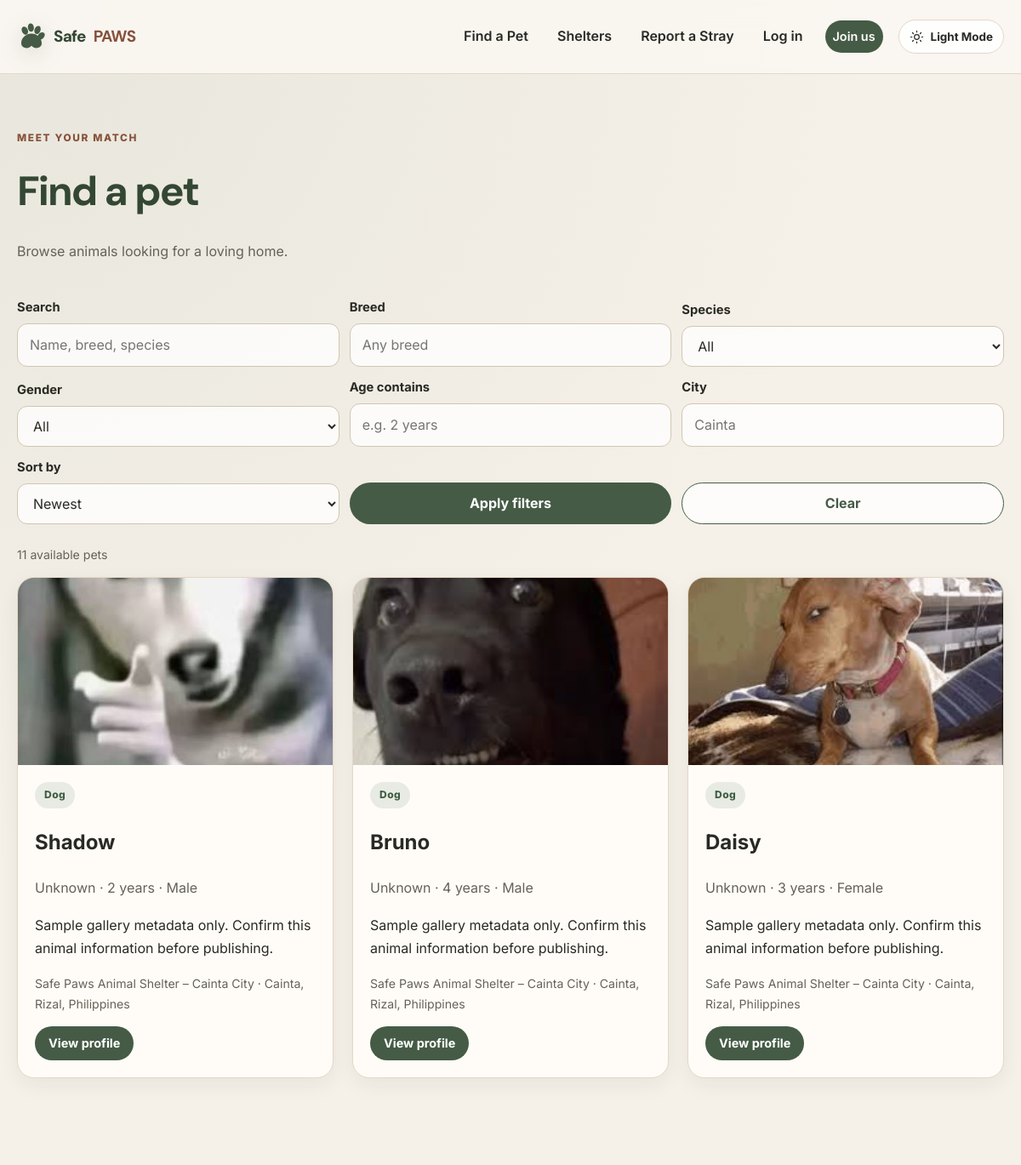
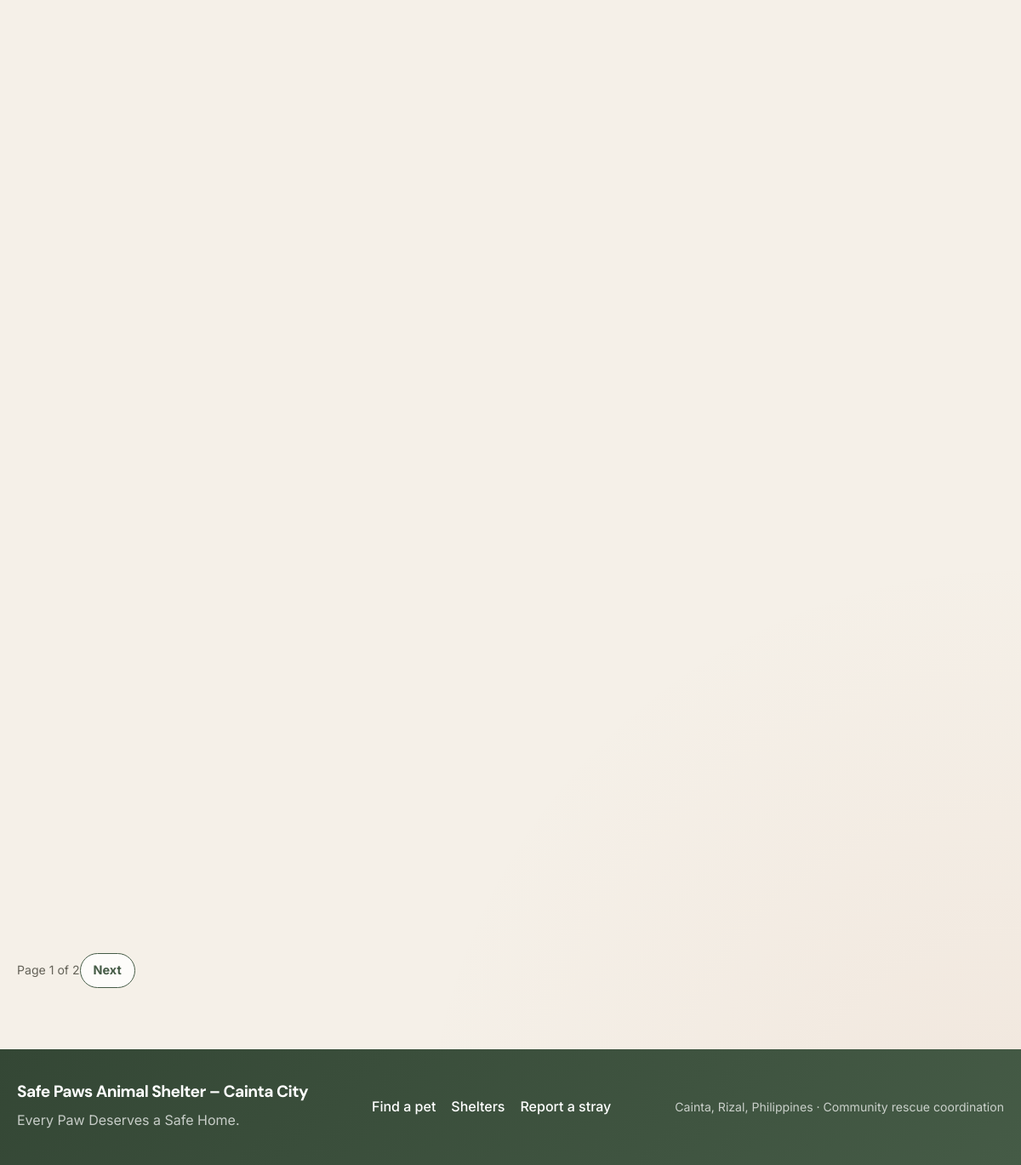
The app's page /pets.php with its own data (2 pictures, top to bottom).
### tables this page shows
CREATE TABLE IF NOT EXISTS pets (
  id INT UNSIGNED NOT NULL AUTO_INCREMENT,
  shelter_id INT UNSIGNED NOT NULL,
  rescue_report_id INT UNSIGNED NULL,
  name VARCHAR(100) NOT NULL,
  species ENUM('dog','cat','rabbit','other') NOT NULL DEFAULT 'dog',
  breed VARCHAR(100) NULL,
  sex ENUM('male','female','unknown') NOT NULL DEFAULT 'unknown',
  age VARCHAR(50) NULL,
  color VARCHAR(80) NULL,
  description TEXT NULL,
  image VARCHAR(255) NULL,
  health_status VARCHAR(255) NULL,
  vaccination_status VARCHAR(100) NULL,
  status ENUM('available','pending','adopted','unavailable') NOT NULL DEFAULT 'available',
  created_at TIMESTAMP NOT NULL DEFAULT CURRENT_TIMESTAMP,
  updated_at TIMESTAMP NOT NULL DEFAULT CURRENT_TIMESTAMP ON UPDATE CURRENT_TIMESTAMP,
  seed_key VARCHAR(64) NULL,
  PRIMARY KEY (id),
  UNIQUE KEY uq_pets_seed_key (seed_key),
  UNIQUE KEY uq_pets_rescue_report (rescue_report_id),
  KEY idx_pets_status_species_created (status, species, created_at),
  KEY idx_pets_shelter_created (shelter_id, created_at),
  CONSTRAINT fk_pets_shelter FOREIGN KEY (shelter_id) REFERENCES shelters(id) ON DELETE RESTRICT
);

CREATE TABLE IF NOT EXISTS shelters (
  id INT UNSIGNED NOT NULL AUTO_INCREMENT,
  user_id INT UNSIGNED NULL,
  name VARCHAR(160) NOT NULL,
  description TEXT NULL,
  address VARCHAR(255) NULL,
  city VARCHAR(100) NULL,
  phone VARCHAR(30) NULL,
  email VARCHAR(190) NULL,
  image VARCHAR(255) NULL,
  operating_hours VARCHAR(255) NULL,
  status ENUM('pending','approved','suspended') NOT NULL DEFAULT 'pending',
  created_at TIMESTAMP NOT NULL DEFAULT CURRENT_TIMESTAMP,
  seed_key VARCHAR(64) NULL,
  PRIMARY KEY (id),
  UNIQUE KEY uq_shelters_user (user_id),
  UNIQUE KEY uq_shelters_seed_key (seed_key),
  KEY idx_shelters_status_city (status, city),
  CONSTRAINT fk_shelters_user FOREIGN KEY (user_id) REFERENCES users(id) ON DELETE SET NULL
);

### includes/functions.php (called while the page is built, shortened)
<?php
require_once __DIR__ . '/auth.php';
function base_url(string $path = ''): string
{
    $base = str_replace('\\', '/', dirname($_SERVER['SCRIPT_NAME'] ?? '/'));
    $base = rtrim($base, '/.');
    return ($base === '/' ? '' : $base) . '/' . ltrim($path, '/');
}
function e(?string $value): string
{
    return htmlspecialchars((string) $value, ENT_QUOTES, 'UTF-8');
}
function image_url(?string $path): string
{
    return $path ? base_url($path) : base_url('assets/images/paw-placeholder.svg');
}

### includes/auth.php (called while the page is built, shortened)
<?php
require_once __DIR__ . '/../config/database.php';
function current_user(): ?array
{
    static $loaded = false;
    static $user = null;
    if ($loaded) {
        return $user;
    }
    if (empty($_SESSION['user_id'])) {
        $loaded = true;
        return null;
    }
    $stmt = db()->prepare('SELECT * FROM users WHERE id = ? AND status = "active"');
    $stmt->execute([(int) $_SESSION['user_id']]);
    $user = $stmt->fetch() ?: null;
    return $user;
}

### config/database.php (called while the page is built, shortened)
<?php
function db(): PDO
{
    static $pdo;
    if ($pdo instanceof PDO) {
        return $pdo;
    }
    $host = getenv('DB_HOST') ?: '127.0.0.1';
    $port = getenv('DB_PORT') ?: '3307';
    $name = getenv('DB_NAME') ?: 'safe_paws';
    $user = getenv('DB_USER') ?: 'root';
    $password = getenv('DB_PASS') ?: '';
    try {
        $pdo = new PDO(
            'mysql:host=' . $host . ';port=' . $port . ';dbname=' . $name . ';charset=utf8mb4',
            $user,
            $password,
            [
                PDO::ATTR_ERRMODE => PDO::ERRMODE_EXCEPTION,
                PDO::ATTR_DEFAULT_FETCH_MODE => PDO::FETCH_ASSOC,
                PDO::ATTR_EMULATE_PREPARES => false,
            ]
        );
    } catch (PDOException $exception) {
        error_log('Safe PAWS database connection failed: ' . $exception->getMessage());
        http_response_code(500);
        exit('Safe PAWS cannot connect to MySQL. Check DB_HOST, DB_PORT, DB_NAME, DB_USER, and DB_PASS in your .env file, then reload this page.');
    }
    return $pdo;
}

### pets.php (the view, shortened to what this page needs)
<?php
require __DIR__ . '/includes/header.php';
$query = trim((string) ($_GET['q'] ?? ''));
$breed = trim((string) ($_GET['breed'] ?? ''));
$species = (string) ($_GET['species'] ?? '');
$sex = (string) ($_GET['sex'] ?? '');
$age = trim((string) ($_GET['age'] ?? ''));
$location = trim((string) ($_GET['location'] ?? ''));
$sort = (string) ($_GET['sort'] ?? 'newest');
$page = max(1, (int) ($_GET['page'] ?? 1));
$perPage = 9;
$filters = ['p.status="available"', 's.status="approved"'];
$params = [];
if (in_array($species, ['dog', 'cat', 'rabbit', 'other'], true)) {
    $filters[] = 'p.species=?';
    $params[] = $species;
} else {
    $species = '';
}
if (in_array($sex, ['male', 'female', 'unknown'], true)) {
    $filters[] = 'p.sex=?';
    $params[] = $sex;
} else {
    $sex = '';
}
$order = $sort === 'oldest' ? 'p.created_at ASC' : 'p.created_at DESC';
$sort = in_array($sort, ['newest', 'oldest'], true) ? $sort : 'newest';
$where = implode(' AND ', $filters);
$stmt = db()->prepare(
    'SELECT COUNT(*) FROM pets p JOIN shelters s ON s.id=p.shelter_id WHERE ' . $where
);
$stmt->execute($params);
$total = (int) $stmt->fetchColumn();
$totalPages = max(1, (int) ceil($total / $perPage));
$page = min($page, $totalPages);
$stmt = db()->prepare(
    'SELECT p.*,s.name AS shelter_name,s.city FROM pets p
     JOIN shelters s ON s.id=p.shelter_id
     WHERE ' . $where . ' ORDER BY ' . $order . ' LIMIT ? OFFSET ?'
);
$stmt->execute([...$params, $perPage, ($page - 1) * $perPage]);
$pets = $stmt->fetchAll();
$queryParams = array_filter([
    'q' => $query,
    'breed' => $breed,
    'species' => $species,
    'sex' => $sex,
    'age' => $age,
    'location' => $location,
    'sort' => $sort,
], static fn ($value) => $value !== '');
?>
<div class="section-head"><div><span class="eyebrow">Meet your match</span><h1>Find a pet</h1><p class="muted">Browse animals looking for a loving home.</p></div></div>
<form class="filters" method="get">
  <div class="field"><label for="q">Search</label><input id="q" name="q" value="<?= e($query) ?>" placeholder="Name, breed, species"></div>
  <div class="field"><label for="breed">Breed</label><input id="breed" name="breed" value="<?= e($breed) ?>" placeholder="Any breed"></div>
  <div class="field"><label for="species">Species</label><select id="species" name="species"><option value="">All</option></select></div>
  <div class="field"><label for="sex">Gender</label><select id="sex" name="sex"><option value="">All</option></select></div>
  <div class="field"><label for="age">Age contains</label><input id="age" name="age" value="<?= e($age) ?>" placeholder="e.g. 2 years"></div>
  <div class="field"><label for="location">City</label><input id="location" name="location" value="<?= e($location) ?>" placeholder="Cainta"></div>
  <div class="field"><label for="sort">Sort by</label><select id="sort" name="sort"><option value="newest" <?= $sort === 'newest' ? 'selected' : '' ?>>Newest</option></select></div>
  <button class="btn" type="submit">Apply filters</button><a class="btn btn-outline" href="<?= e(base_url('pets.php')) ?>">Clear</a>
</form>
<p class="small muted"><?= $total ?> available pet<?= $total === 1 ? '' : 's' ?></p>
<?php if (!$pets): ?>
  <div class="panel empty">No available pets match those filters. Try broadening your search.</div>
<?php else: ?>
  <div class="grid">
    <?php foreach ($pets as $pet): ?>
      <article class="card">
        <a href="<?= e(base_url('pet_details.php?id=' . $pet['id'])) ?>"><img class="card-image" loading="lazy" src="<?= e(image_url($pet['image'])) ?>" alt="<?= e($pet['name'] . ', a ' . $pet['species'] . ' available for adoption') ?>"></a>
        <div class="card-body"><span class="badge available"><?= e($pet['species']) ?></span><h2><?= e($pet['name']) ?></h2>
          <p class="muted"><?= e($pet['breed'] ?: 'Mixed breed') ?> · <?= e($pet['age'] ?: 'Age unknown') ?> · <?= e(ucfirst($pet['sex'])) ?></p>
          <p><?= e(mb_strimwidth((string) $pet['description'], 0, 100, '...')) ?></p>
          <p class="small muted"><?= e($pet['shelter_name']) ?> · <?= e($pet['city']) ?></p>
          <a class="btn btn-small" href="<?= e(base_url('pet_details.php?id=' . $pet['id'])) ?>">View profile</a>
        </div>
      </article>
    <?php endforeach; ?>
  </div>
  <?php if ($totalPages > 1): ?><nav class="pagination" aria-label="Pet listing pages"><span class="small muted">Page <?= $page ?> of <?= $totalPages ?></span><?php if ($page < $totalPages): ?><a class="btn btn-outline btn-small" href="<?= e(base_url('pets.php?' . http_build_query(array_merge($queryParams, ['page' => $page + 1])))) ?>">Next</a><?php endif; ?></nav><?php endif; ?>
<?php endif; ?>
<?php require __DIR__ . '/includes/footer.php'; ?>

### includes/header.php (shortened to what this page needs)
<?php
require_once __DIR__ . '/functions.php';
$stylesheetVersion = (string) filemtime(dirname(__DIR__) . '/assets/css/style.css');
?><!doctype html>
<html lang="en">
<head>
  <link rel="stylesheet" href="<?= e(base_url('assets/css/style.css') . '?v=' . $stylesheetVersion) ?>">
</head>
<body data-base-url="<?= e(base_url()) ?>">
<?php require __DIR__ . '/navbar.php'; ?>
<main class="container">

### includes/navbar.php (shortened to what this page needs)
<?php
$navUser = current_user();
$recentNotifications = $navUser ? recent_notifications((int) $navUser['id'], 5) : [];
?>
<header class="site-header"><div class="container nav-wrap">
  <a class="brand" href="<?= e(base_url('index.php')) ?>">
    Safe <b>PAWS</b>
  </a>
  <nav class="nav-links" id="primary-navigation">
    <a href="<?= e(base_url('pets.php')) ?>">Find a Pet</a>
    <a href="<?= e(base_url('shelters.php')) ?>">Shelters</a>
    <a href="<?= e(base_url('report_stray.php')) ?>">Report a Stray</a>
    <?php if ($navUser): ?>
      <a href="<?= e(base_url(dashboard_url($navUser))) ?>">Dashboard</a>
      <?php if ($navUser['role'] === 'user'): ?><a href="<?= e(base_url('user/reports.php')) ?>">My reports</a><a href="<?= e(base_url('user/support.php')) ?>">Support</a><?php endif; ?>
      <details class="notification-menu">
        <summary aria-label="<?= $unreadNotificationCount > 0 ? $unreadNotificationCount . ' unread notifications' : 'Notifications' ?>" title="Notifications">
          <svg viewBox="0 0 24 24" aria-hidden="true" focusable="false"><path d="M18 8a6 6 0 0 0-12 0c0 7-3 7-3 9h18c0-2-3-2-3-9m-8 12h4"></path></svg>
          <span class="notification-menu-label">Notifications</span>
          <?php if ($unreadNotificationCount > 0): ?><span class="notification-count"><?= $unreadNotificationCount > 99 ? '99+' : $unreadNotificationCount ?></span><?php endif; ?>
        </summary>
        <div class="notification-dropdown">
          <div class="notification-dropdown-heading"><strong>Notifications</strong><span><?= $unreadNotificationCount ?> unread</span></div>
          <?php if (!$recentNotifications): ?>
            <p class="notification-dropdown-empty">You are all caught up.</p>
          <?php else: ?>
            <div class="notification-preview-list">
              <?php foreach ($recentNotifications as $notification): ?>
                <a class="notification-preview <?= $notification['is_read'] ? 'is-read' : 'is-unread' ?>" href="<?= e(notification_url($notification['link'])) ?>">
                  <span class="notification-preview-dot" aria-hidden="true"></span>
                  <span><strong><?= e($notification['title']) ?></strong><small><?= e(date('M j, g:i A', strtotime($notification['created_at']))) ?></small></span>
                </a>
              <?php endforeach; ?>
            </div>
          <?php endif; ?>
          <a class="notification-view-all" href="<?= e(base_url('user/notifications.php')) ?>">View all notifications</a>
        </div>
      </details>
      <form method="post" action="<?= e(base_url('logout.php')) ?>"><?= csrf_field() ?><button class="btn btn-small" type="submit">Log out</button></form>
    <?php else: ?><a href="<?= e(base_url('login.php')) ?>">Log in</a><a class="btn btn-small" href="<?= e(base_url('register.php')) ?>">Join us</a><?php endif; ?>
    <button class="theme-toggle" type="button" data-theme-toggle aria-label="Change color theme" title="Color theme">
      <svg class="theme-icon theme-icon-sun" viewBox="0 0 24 24" aria-hidden="true" focusable="false"><circle cx="12" cy="12" r="4"></circle><path d="M12 2v2m0 16v2M4.93 4.93l1.42 1.42m11.3 11.3 1.42 1.42M2 12h2m16 0h2M4.93 19.07l1.42-1.42m11.3-11.3 1.42-1.42"></path></svg>
      <span data-theme-label>Light Mode</span>
    </button>
  </nav>
</div></header>

### includes/footer.php (shortened to what this page needs)
</main>
<footer><div class="container footer-content"><div><strong>Safe Paws Animal Shelter – Cainta City</strong><p>Every Paw Deserves a Safe Home.</p></div><nav aria-label="Footer"><a href="<?= e(base_url('pets.php')) ?>">Find a pet</a><a href="<?= e(base_url('shelters.php')) ?>">Shelters</a><a href="<?= e(base_url('report_stray.php')) ?>">Report a stray</a></nav><p class="small">Cainta, Rizal, Philippines · Community rescue coordination</p></div></footer>
</body></html>

### records on screen
pets: image (picture), species "Dog", name "Shadow", breed "Unknown", age "2 years", sex "Male", description "Sample gallery metadata only. Confirm this animal information before publishing.", shelter.name "Safe Paws Animal Shelter – Cainta City", shelter.city "Cainta, Rizal, Philippines"
pets: image (picture), species "Dog", name "Bruno", breed "Unknown", age "4 years", sex "Male", description "Sample gallery metadata only. Confirm this animal information before publishing.", shelter.name "Safe Paws Animal Shelter – Cainta City", shelter.city "Cainta, Rizal, Philippines"
pets: image (picture), species "Dog", name "Daisy", breed "Unknown", age "3 years", sex "Female", description "Sample gallery metadata only. Confirm this animal information before publishing.", shelter.name "Safe Paws Animal Shelter – Cainta City", shelter.city "Cainta, Rizal, Philippines"

### other values on screen
$total "11"
$page "1"
$totalPages "2"
